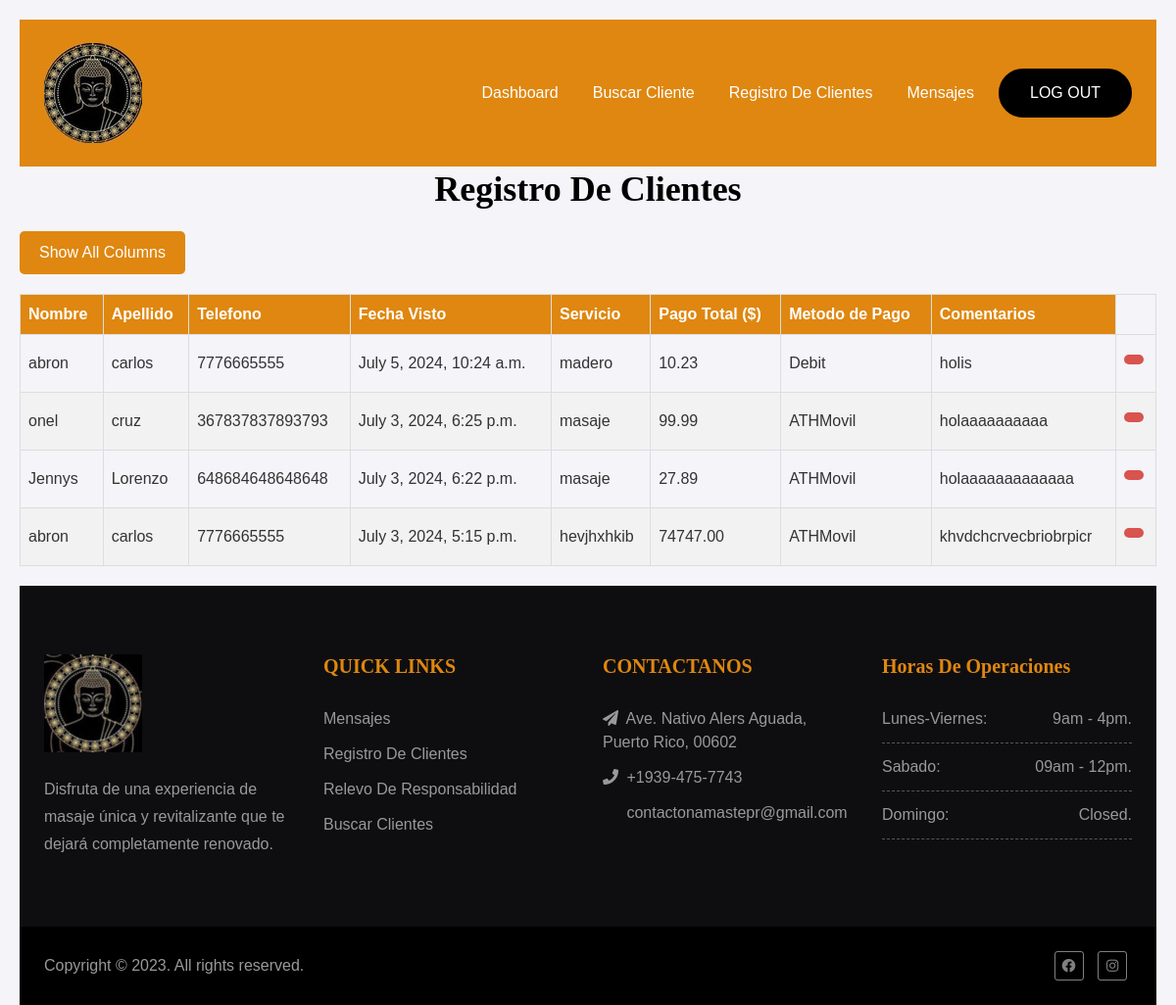
The page /registro/ (signed in) on the database as committed earlier.
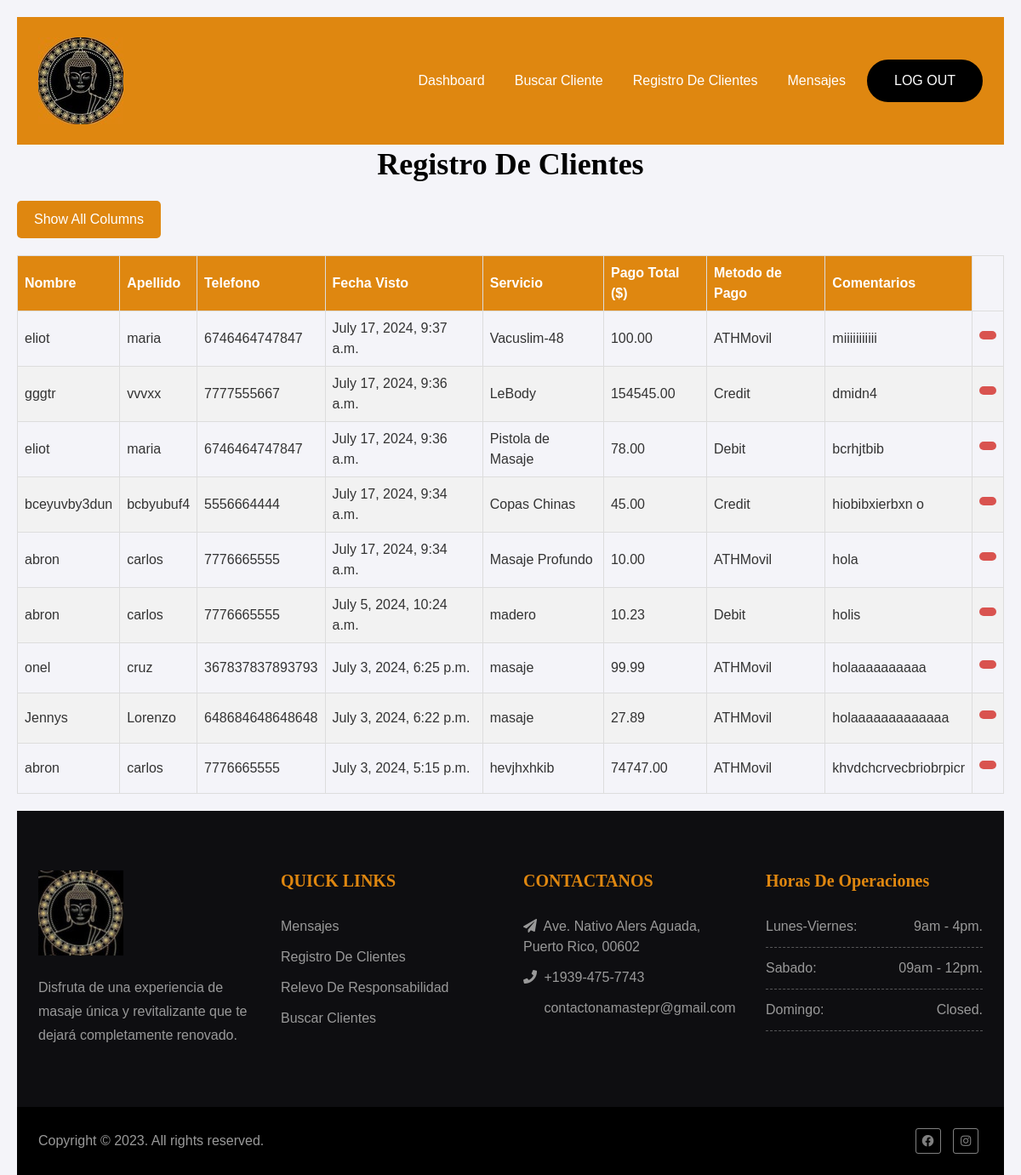
The same page on the database as committed later.
### namaste_app/models.py (models this page shows, shortened)
class CustomerEntry(models.Model):
    customer = models.ForeignKey(Customer, on_delete=models.CASCADE, related_name='entries')
    date_seen = models.DateTimeField(auto_now_add=True, verbose_name="Date Seen")
    treatment = models.CharField(max_length=50, choices=TreatmentType.choices, default='')
    payment_type = models.CharField(max_length=50, choices=PaymentType.choices, default='')
    payment_amount = models.DecimalField(max_digits=10, decimal_places=2, help_text="Price in dollars")
    comments = models.CharField(max_length=300, blank=True, default='')

class Customer(models.Model):
    first_name = models.CharField(max_length=50, null=False, blank=False, default='')
    last_name = models.CharField(max_length=50, null=False, blank=False, default='')
    email = models.EmailField()
    phone_number = models.CharField(max_length=50, blank=False)
    address = models.CharField(max_length=100, blank=True, default='')
    has_condition = models.BooleanField(default=False, verbose_name="Has Condition")
    condition_names = models.CharField(max_length=100, null=True, blank=True, verbose_name="Condition Names")
    accept_photo = models.BooleanField(default=False, verbose_name="Accepts Pictures")
    accept_publishing = models.BooleanField(default=False, verbose_name="Accepts Publishing")
    sign_date = models.DateTimeField(null=True, blank=True)
    signature = models.ImageField(upload_to='signatures/', null=True, blank=True, default='')  # Stores the path to the signature image

### namaste_app/views.py (the view)
# urls.py: path("registro/", views.registro, name="registro"),
@login_required
def registro(request):
    context = {}
    try:
        customer_entries = CustomerEntry.objects.order_by('-date_seen')
        context['customer_entries'] = customer_entries
    except Exception as e:
        return f"Error fetching records: {str(e)}"
    return render(request, "registro.html", context)

### namaste_app/templates/registro.html (shortened to what this page needs)
{% extends "admin_base.html" %}{% block title %}Registro De Clientes{% endblock %}
{% load widget_tweaks %}
{% block content %}
<h1>Registro De Clientes</h1>
<button id="toggle-button" class="toggle-button">Show All Columns</button>
<table id="data-table">
    <thead>
        <tr>
            <th class="nombre">Nombre</th>
            <th class="apellido">Apellido</th>
            <th class="telefono">Telefono</th>
            <th class="fecha">Fecha Visto</th>
            <th class="servicio">Servicio</th>
            <th class="pago_total">Pago Total ($)</th>
            <th class="metodo">Metodo de Pago</th>
            <th class="comentarios">Comentarios</th>
        </tr>
    </thead>
    <tbody>
        {% for entries in customer_entries %}
        <tr>
            <td class="nombre">{{ entries.customer.first_name }}</td>
            <td class="apellido">{{ entries.customer.last_name }}</td>
            <td class="telefono">{{ entries.customer.phone_number }}</td>
            <td class="fecha">{{ entries.date_seen }}</td>
            <td class="servicio">{{ entries.treatment }}</td>
            <td class="pago_total">{{ entries.payment_amount }}</td>
            <td class="metodo">{{ entries.payment_type }}</td>
            <td class="comentarios">{{ entries.comments }}</td>
            <td>
                <form method="post" action="{% url 'borrar_entrada' entries.id %}">
                    <button type="submit" class="delete-btn" name="delete-button">
                    </button>
                </form>
            </td>
        </tr>
        {% endfor %}
    </tbody>
</table>
{% endblock %}

Rows that differ between the two databases and show on the page:
added CustomerEntry: customer.first_name "eliot", customer.last_name "maria", customer.phone_number "6746464747847", date_seen "July 17, 2024, 9:37 a.m.", treatment "Vacuslim-48", payment_amount "100.00", payment_type "ATHMovil", comments "miiiiiiiiiii"
added CustomerEntry: customer.first_name "gggtr", customer.last_name "vvvxx", customer.phone_number "7777555667", date_seen "July 17, 2024, 9:36 a.m.", treatment "LeBody", payment_amount "154545.00", payment_type "Credit", comments "dmidn4"
added CustomerEntry: customer.first_name "eliot", customer.last_name "maria", customer.phone_number "6746464747847", date_seen "July 17, 2024, 9:36 a.m.", treatment "Pistola de Masaje", payment_amount "78.00", payment_type "Debit", comments "bcrhjtbib"
added CustomerEntry: customer.first_name "bceyuvby3dun", customer.last_name "bcbyubuf4", customer.phone_number "5556664444", date_seen "July 17, 2024, 9:34 a.m.", treatment "Copas Chinas", payment_amount "45.00", payment_type "Credit", comments "hiobibxierbxn o"
added CustomerEntry: customer.first_name "abron", customer.last_name "carlos", customer.phone_number "7776665555", date_seen "July 17, 2024, 9:34 a.m.", treatment "Masaje Profundo", payment_amount "10.00", payment_type "ATHMovil", comments "hola"
